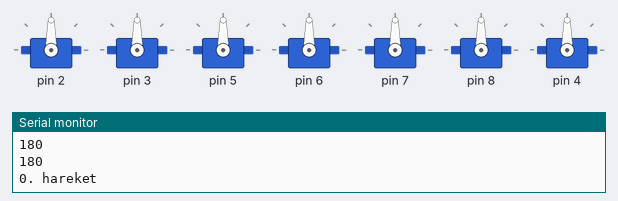
Simulated run of this sketch. Board: Arduino Uno, built with avr-gcc and run on an emulated ATmega328P. On the bench: 7 × servo, the last lines printed to the serial monitor.

Above: at 0.1 s.
At 4.8 s:
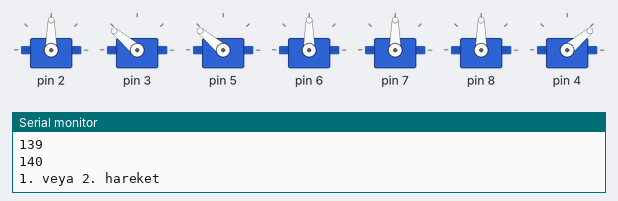
At 9.56 s:
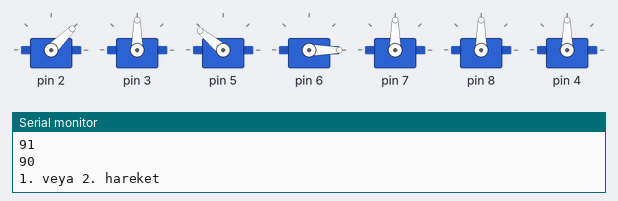
At 19.21 s:
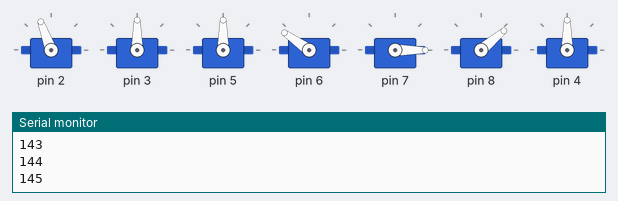
At 29.42 s:
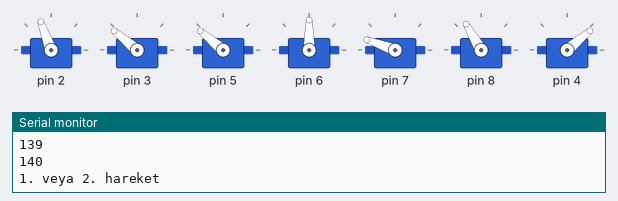
At 39.78 s:
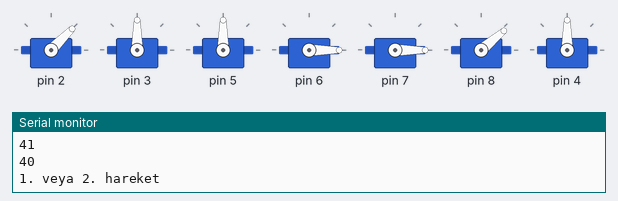
Timing chart, 0 to 40.0 s (numbered marks = the images above):
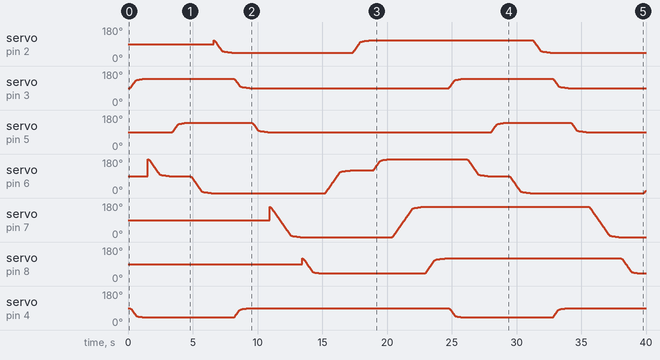

The sketch:

robot.ino
```cpp
/*
 * Bel eksen servoları 3 numaralı dijital pindeki
 * servo azalan derece si (90 dereceden) 4 numaralı
 * dijital pine bağlı motorun artan derecesine eşit
 */

#include <Servo.h>

Servo servolar[7];

int pozisyon1[6][6]=
{
    {110,90,90,180,160,120}
  ,{110,140,90,90,160,120}
  ,{110,140,140,0,160,120}
  ,{45,90,90,0,0,40}
  ,{45,90,90,120,0,40}
  ,{110,90,90,180,160,120}
};

int bekleme=0,fark=0;

void setup() {
  servolar[0].attach(2);
  servolar[1].attach(3);
  servolar[2].attach(5);
  servolar[3].attach(6);
  servolar[4].attach(7);
  servolar[5].attach(8);
  servolar[6].attach(4);
  Serial.begin(9600);

  /*for(int i=0;i<6;i++)
  {
    servolar[i].write(pozisyon1[0][i]);
  }*/

}

void loop() {
   for(int i=0;i<6;i++)
  {
    for(int j=0;j<6;j++)
    {
      if(i==0)
      { Serial.println("0. hareket"); Serial.println(pozisyon1[i][j]); Serial.println(pozisyon1[i+5][j]);
        if(pozisyon1[i][j]>pozisyon1[i+5][j])
        { Serial.println("Açı artımı");
          bekleme=20;
          for(int b=pozisyon1[i+5][j];b<=pozisyon1[i][j];b++)
          {
            Serial.println(b);
            if(j==1)
            {
              servolar[j].write(b);
              servolar[j+5].write(180-b);
            }
            else
            {
              servolar[j].write(b);
            }
            fark=pozisyon1[i][j]-b;
            if(fark<10){bekleme+=15;}
            else{if(bekleme>10){bekleme--;}}
            delay(bekleme);
          }
        }
        else if(pozisyon1[i][j]<pozisyon1[i+5][j])
        { Serial.println("Açı azaltımı");
          bekleme=20;
          for(int b=pozisyon1[i+5][j];b>=pozisyon1[i][j];b--)
          { Serial.println(b);
             if(j==1)
            {
              servolar[j].write(b);
              servolar[j+5].write(180-b);
            }
            else
            {
              servolar[j].write(b);
            }
            fark=b-pozisyon1[i][j];
            if(fark<10){bekleme+=15;}
            else{if(bekleme>10){bekleme--;}
            }
            delay(bekleme);
          }
        }
      }
      else if(i>0)
      {
        Serial.println("1. veya 2. hareket");
        if(pozisyon1[i][j]>pozisyon1[i-1][j])
        { Serial.println("Açı artımı");Serial.println(pozisyon1[i-1][j]); Serial.println(pozisyon1[i][j]);
          bekleme=20;
          for(int b=pozisyon1[i-1][j];b<=pozisyon1[i][j];b++)
          {
            Serial.println(b);
             if(j==1)
            {
              servolar[j].write(b);
              servolar[j+5].write(180-b);
            }
            else
            {
              servolar[j].write(b);
            }
            fark=pozisyon1[i][j]-b;
            if(fark<10){bekleme+=15;}
            else{if(bekleme>10){bekleme--;}}
            delay(bekleme);
          }
        }
        else if(pozisyon1[i][j]<pozisyon1[i-1][j])
        { Serial.println("Açı azaltımı");
          bekleme=20;
          for(int b=pozisyon1[i-1][j];b>=pozisyon1[i][j];b--)
          {
            Serial.println(b);
             if(j==1)
            {
              servolar[j].write(b);
              servolar[j+5].write(180-b);
            }
            else
            {
              servolar[j].write(b);
            }
            fark=b-pozisyon1[i][j];
            if(fark<10){bekleme+=15;}
            else{if(bekleme>10){bekleme--;}
            }
            delay(bekleme);
          }
        }
      }

   }
  }
}
```
